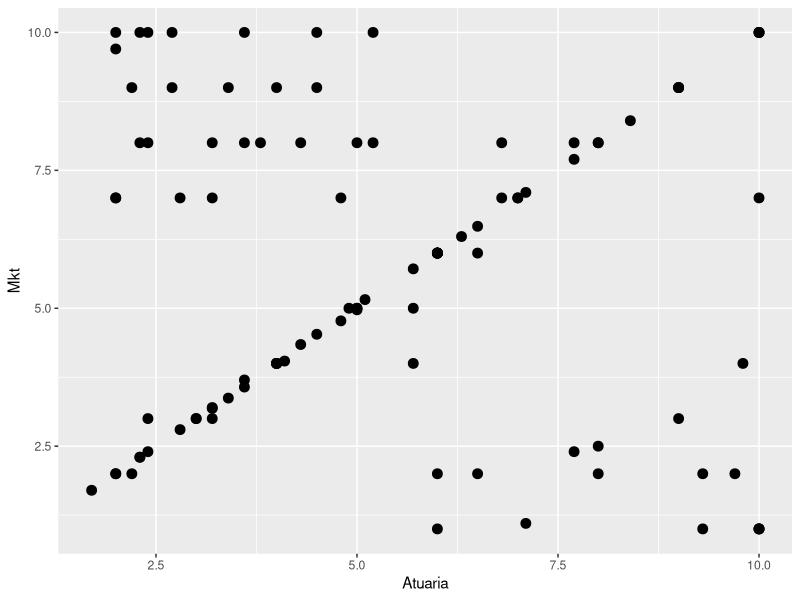
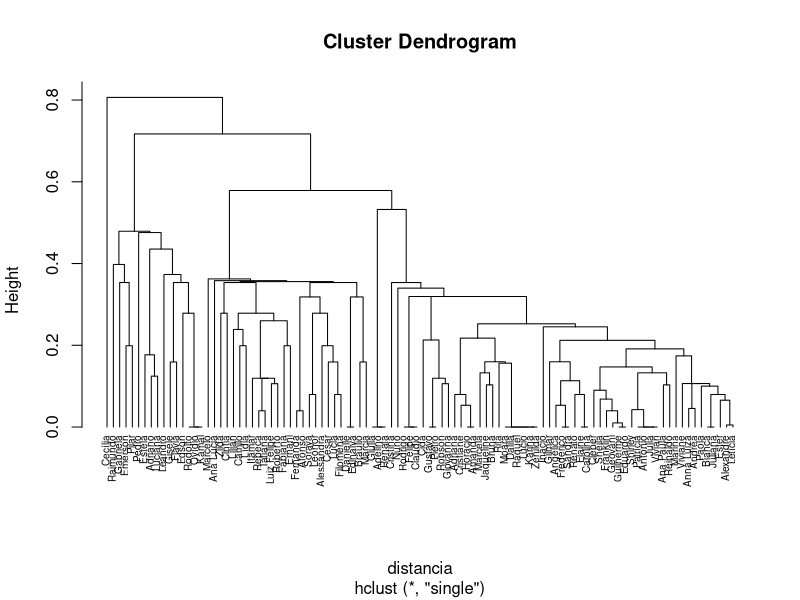
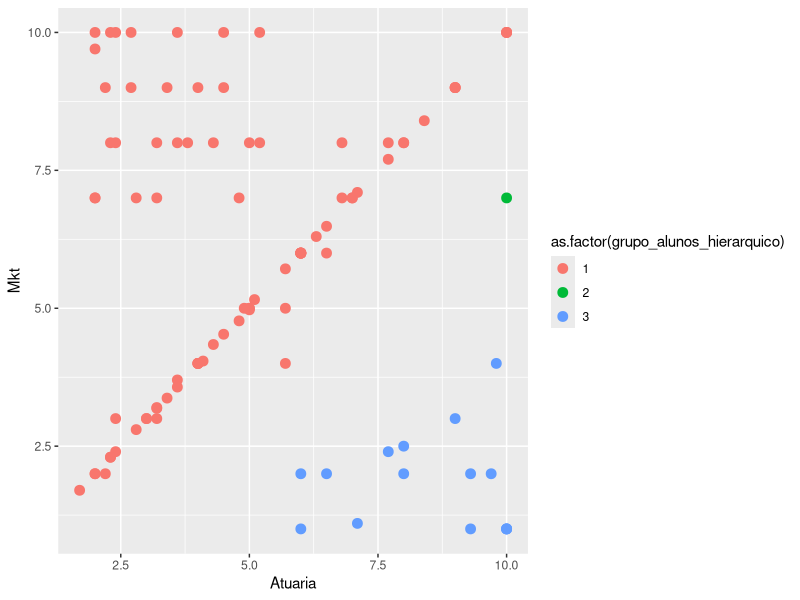
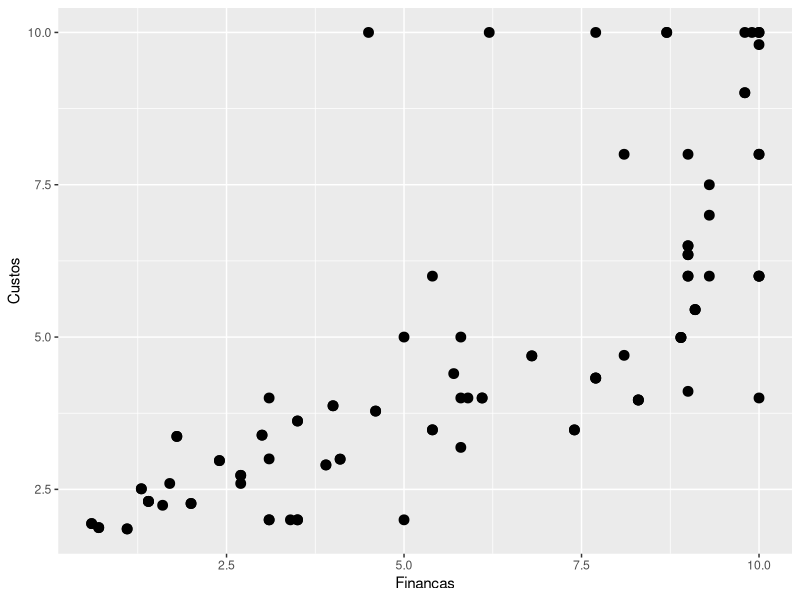
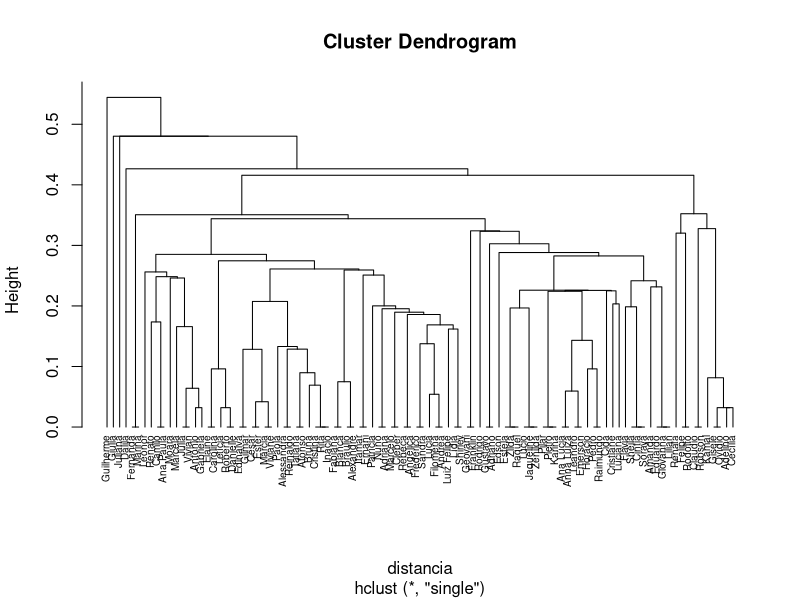
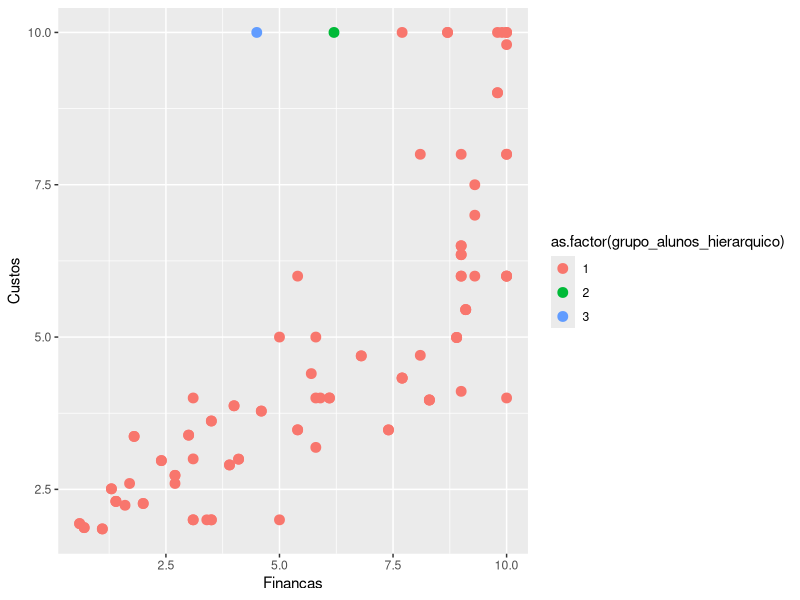

The R source for these figures, in order:
#library
library(readxl)
library(tidyverse)


set.seed(12)

#load data, view
notas_categ <- as.data.frame(read_excel("data/notas_categ.xlsx"))
View(notas_categ)
# Estudante     Financas    Custos    Mkt     Atuaria     Sexo
#
# Adelino       9.9         10.0      10.0    10.0        Masc
# Renata        7.7         10.0      10.0    10.0        Fem
# Giulia        6.2         10.0      10.0    10.0        Fem
# Felipe        8.7         10.0      9.0     9.0         Masc
# Cecília       9.8         10.0      7.0     10.0        Fem

##########  first analysis  ###########

#choosing the data
notas_alunos <- notas_categ %>% 
  select(Estudante, Atuaria, Mkt)

#view in plan
notas_alunos %>% 
  ggplot() +
  geom_point(aes(x = Atuaria,
                 y = Mkt),
             size = 3)

#move ID to rows
rownames(notas_alunos) <- notas_alunos[,1]
notas_alunos <- notas_alunos[,-1]

#standardize variables
notas_alunos_pad <- scale(notas_alunos)
#             Atuaria       Mkt  
#
# Adelino     1.86464588    1.53173333     
# Renata      1.86464588    1.53173333
# Giulia      1.86464588    1.53173333
# Felipe      1.46672743    1.17819425
# Cecília     1.86464588    0.47111608

#calculate the distances of the matrix using the Euclidean distance
distancia <- dist(notas_alunos_pad, method = "euclidean")

#hierarchical method | nearest neighbor
cluster.hierarquico <- hclust(distancia, method = "single" )

#dendrogram
plot(cluster.hierarquico, cex = 0.6, hang = -1)

#create groups
grupo_alunos_hierarquico <- cutree(cluster.hierarquico, k = 3)
table(grupo_alunos_hierarquico)
# 1   2   3
#
# 84  1   15

#convert to data frame at cluster output
grupo_alunos_hierarquico <- data.frame(grupo_alunos_hierarquico)
#             grupo_alunos_hierarquico
# Adelino     1
# Renata      1
# Giulia      1
# Felipe      1
# Cecília     2

#generated table join with original base
notas_alunos_fim <- cbind(notas_alunos, grupo_alunos_hierarquico)
#             Atuaria       Mkt           grupo_alunos_hierarquico
#
# Adelino     10.0          10.0          1
# Renata      10.0          10.0          1
# Giulia      10.0          10.0          1
# Felipe      9.0           9.0           1
# Cecília     10.0          7.0           2

#view clusters in color
notas_alunos_fim %>% 
  ggplot() +
  geom_point(aes(x = Atuaria,
                 y = Mkt,
                 color = as.factor(grupo_alunos_hierarquico)),
             size = 3)

##########  second analysis  ###########

#choosing the data
notas_alunos <- notas_categ %>% 
  select(Estudante, Financas, Custos)

#view in plan
notas_alunos %>% 
  ggplot() +
  geom_point(aes(x = Financas,
                 y = Custos),
             size = 3)

#move ID to rows
rownames(notas_alunos) <- notas_alunos[,1]
notas_alunos <- notas_alunos[,-1]

#standardize variables
notas_alunos_pad <- scale(notas_alunos)
#             Financas        Custos  
#
# Adelino     1.30205788      2.150294630     
# Renata      0.59755041      2.150294630
# Giulia      0.11720437      2.150294630
# Felipe      0.91778111      2.150294630
# Cecília     1.27003499      2.150294630

#calculate the distances of the matrix using the Euclidean distance
distancia <- dist(notas_alunos_pad, method = "euclidean")

#hierarchical method | nearest neighbor
cluster.hierarquico <- hclust(distancia, method = "single" )

#dendrogram
plot(cluster.hierarquico, cex = 0.6, hang = -1)

#create groups
grupo_alunos_hierarquico <- cutree(cluster.hierarquico, k = 3)
table(grupo_alunos_hierarquico)
# 1   2   3
#
# 98  1   1

#convert to data frame at cluster output
grupo_alunos_hierarquico <- data.frame(grupo_alunos_hierarquico)
#             grupo_alunos_hierarquico
# Adelino     1
# Renata      1
# Giulia      2
# Felipe      1
# Cecília     1

#generated table join with original base
notas_alunos_fim <- cbind(notas_alunos, grupo_alunos_hierarquico)
#             Financas      Custos        grupo_alunos_hierarquico
#
# Adelino     10.0          10.0          1
# Renata      10.0          10.0          1
# Giulia      10.0          10.0          2
# Felipe      9.0           9.0           1
# Cecília     10.0          7.0           1

#view clusters in color
notas_alunos_fim %>% 
  ggplot() +
  geom_point(aes(x = Financas,
                 y = Custos,
                 color = as.factor(grupo_alunos_hierarquico)),
             size = 3)